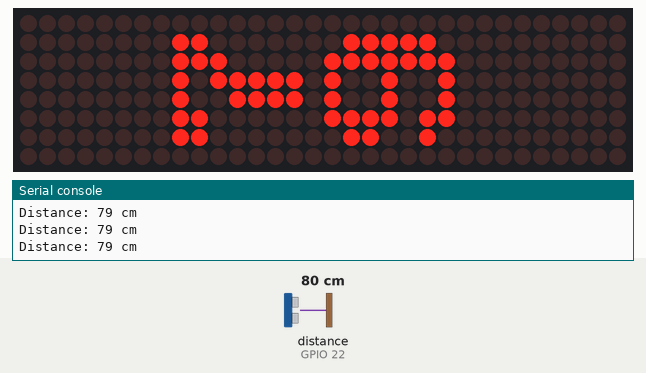
This program was run on a simulated ESP32 board running MicroPython. Shown: 32×8 LED matrix, the last lines printed to the serial console. The inputs (shaded band) are chosen by the test bench; at power-on: distance to the obstacle (sensor on GPIO 22) 80 cm. The echo pulse lasts 58.3 µs per cm; library files of the repository ran but are not shown: max7219.py.

Above: at 3.2 s.
3.3 s: distance to the obstacle (sensor on GPIO 22) set to 2 cm
At 4.4 s:
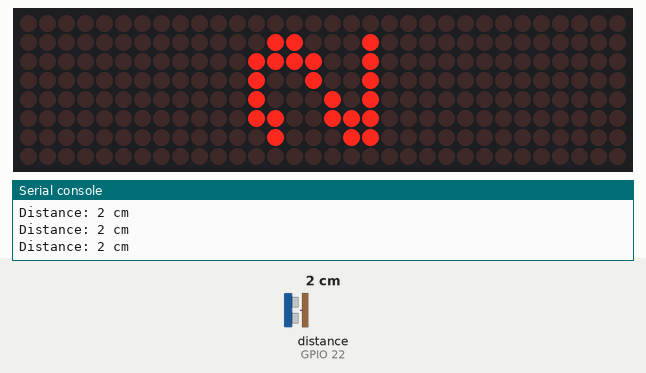
4.9 s: distance to the obstacle (sensor on GPIO 22) set to 4 cm
At 5.2 s:
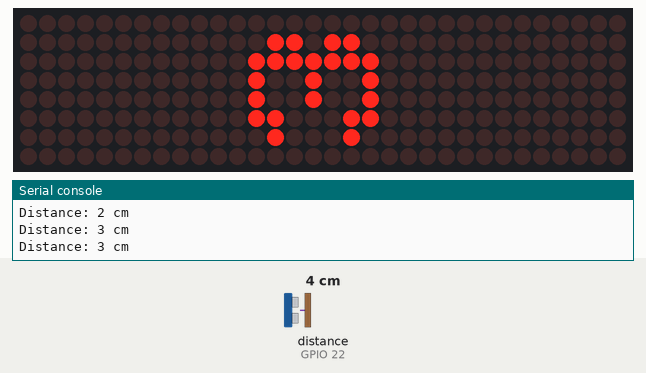
6.4 s: distance to the obstacle (sensor on GPIO 22) set to 9 cm
At 7.5 s:
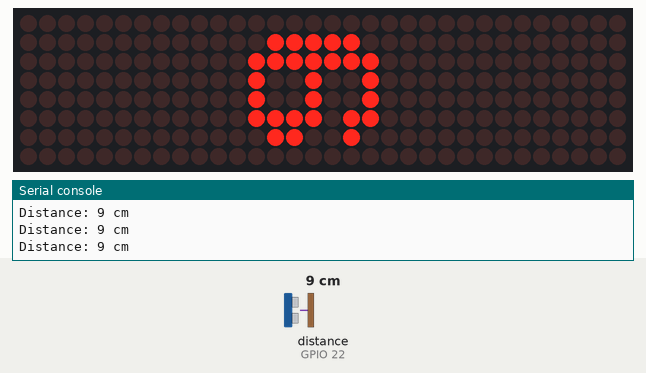
Timing chart, 0 to 9.4 s (numbered marks = the images above; inputs shaded):
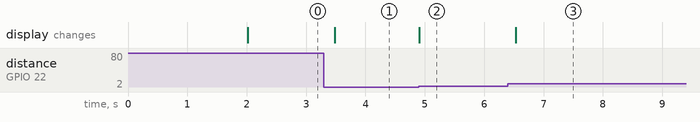

The program:

main.py
```python
# Import necessary libraries
import machine
from machine import Pin, SPI
import max7219
import time
import framebuf # Used for font rendering

# --- 1. Hardware Setup ---

# --- LED Matrix (SPI) Configuration ---
# Assign SPI pins for communication with the MAX7219 driver.
# SPI(1) is one of the hardware SPI peripherals on the ESP32.
# SCK (Serial Clock): Pin 18
# MOSI (Master Out Slave In) / DIN: Pin 19
spi = SPI(1, baudrate=10000000, sck=Pin(18), mosi=Pin(19))
# CS (Chip Select): Pin 5
cs = Pin(5, Pin.OUT)

# Create the display object.
# IMPORTANT: num=4 tells the library we have four 8x8 modules connected in series.
display = max7219.Matrix8x8(spi, cs, num=4)

# Set the brightness of the display (0=dimmest, 15=brightest).
display.brightness(5)

# --- Ultrasonic Sensor (HC-SR04) Configuration ---
# Assign GPIO pins for the sensor.
trig_pin = Pin(23, Pin.OUT) # Trigger pin sends the sound pulse
echo_pin = Pin(22, Pin.IN)  # Echo pin receives the reflected pulse

# --- 2. Helper Functions ---

def get_distance():
    """
    Measures distance using the HC-SR04 sensor.
    Returns the distance in centimeters (cm).
    """
    # To trigger a measurement, we send a short 10 microsecond pulse.
    trig_pin.value(0)
    time.sleep_us(2)
    trig_pin.value(1)
    time.sleep_us(10)
    trig_pin.value(0)

    try:
        # Measure the duration of the echo pulse.
        # machine.time_pulse_us() waits for a pulse and returns its duration in microseconds.
        # The timeout (30000 us = 30 ms) prevents the program from getting stuck forever.
        duration = machine.time_pulse_us(echo_pin, 1, 30000)
    except OSError:
        # This error occurs if a pulse is not received within the timeout period
        # (e.g., the object is too far away).
        duration = 0

    # Calculate the distance.
    # Speed of sound is approx. 343 m/s, which is 0.0343 cm/us.
    # We divide by 2 because the sound wave travels to the object and back.
    distance = (duration * 0.0343) / 2

    # The HC-SR04 sensor's effective range is up to about 400 cm.
    if distance > 400:
        return 400 # Return a max value if out of range.

    return int(distance)

def pixel_rotated(x, y, color):
    """
    Draws a single pixel on the physical 8x32 vertical display.
    It translates our desired vertical coordinates (x, y) into the
    horizontal coordinates that the library expects.
    - x: our horizontal position (0-7)
    - y: our vertical position (0-31)
    """
    # Ensure the pixel is within our 8x32 drawing canvas.
    if not (0 <= x < 8 and 0 <= y < 32):
        return

    # Coordinate rotation logic (90 degrees clockwise)
    # The library sees a 32x8 horizontal display.
    library_x = y
    library_y = 7 - x
    display.pixel(library_x, library_y, color)

def text_rotated(text, x, y, color):
    """
    Draws a string of text vertically on the display using the pixel_rotated function.
    """
    # Create a temporary 8x8 framebuffer in memory to render one character at a time.
    char_buffer = bytearray(8)
    fb = framebuf.FrameBuffer(char_buffer, 8, 8, framebuf.MONO_HLSB)

    # Iterate through each character in the input string.
    for char_index, char_code in enumerate(text):
        # Calculate the vertical starting position for the current character.
        char_start_y = y + char_index * 8

        # Render the single character onto the temporary framebuffer.
        fb.fill(0) # Clear the buffer
        fb.text(char_code, 0, 0, 1) # Draw the character

        # Copy the character pixel by pixel from the buffer to the real display.
        for char_x in range(8):
            for char_y in range(8):
                # If the pixel is ON in the buffer...
                if fb.pixel(char_x, char_y) == 1:
                    # ...draw it on the rotated display.
                    pixel_rotated(x + char_x, char_start_y + char_y, color)

# --- 3. Main Program Loop ---
print("Starting Real-time Distance Measurement Project...")

# Display a startup message.
display.fill(0)
# --- CORRECTED CENTERING ---
# Text "RDY" is 3 chars high (3*8 = 24 pixels).
# Start Y = (Total Height - Text Height) / 2 = (32 - 24) / 2 = 4.
text_rotated("RDY", 0, 4, 1)
display.show()
time.sleep(2)

while True:
    # 1. Get the latest distance reading.
    distance = get_distance()

    # 2. Print the value to the Thonny shell for debugging.
    print("Distance:", distance, "cm")

    # 3. Prepare and render the text on the LED display.
    text_to_display = str(distance)
    display.fill(0) # Clear the entire display before drawing new content.

    # Center the number vertically on the 8x32 display.
    text_height = len(text_to_display) * 8
    start_y = (32 - text_height) // 2

    # Draw the distance number.
    text_rotated(text_to_display, 0, start_y, 1)

    # Update the physical display with the new content from the buffer.
    display.show()

    # 4. Wait for a short period before the next measurement.
    time.sleep(0.2) # 200 milliseconds
```

Measured:
- after the input at 3.3 s, the display: changes after 0.18 s (image 1)
- after the input at 4.9 s, the display: changes at once (image 2)
- after the input at 6.4 s, the display: changes after 0.13 s (image 3)
